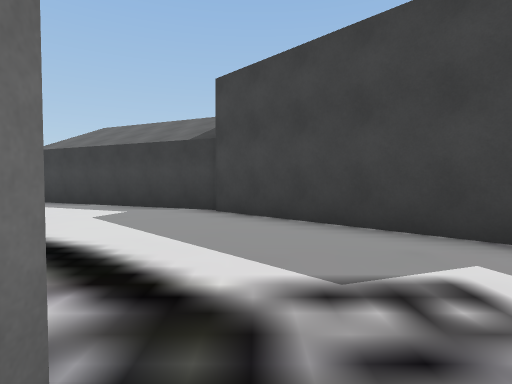
view 1 (above)

17 first-person views from a walk through a Unity game level. The camera is 1.2 m above the floor, tilts 2° down and sees 80° across. The floor is counted in squares, 2 m on a side. Each view is taken from the middle of a square. On the plan, view 1 faces up. The plan holds only what a view shows up to about 9 squares ahead; the rest is blank. The place goes on beyond the plan.

view 2
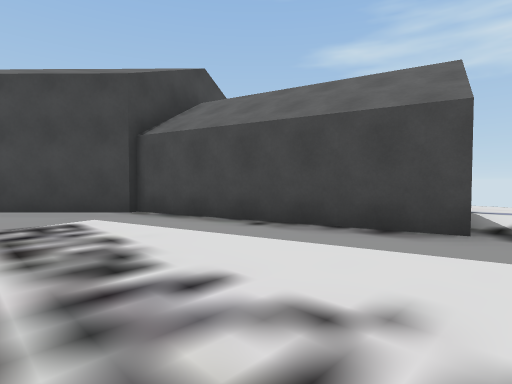

view 3
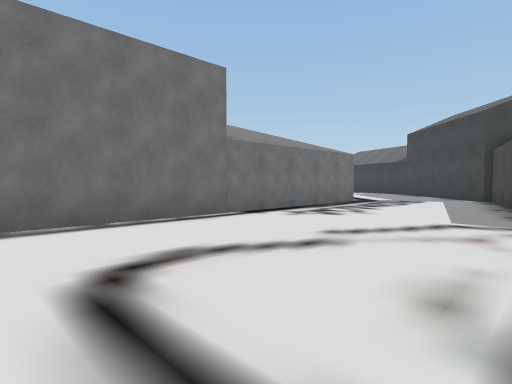

view 4
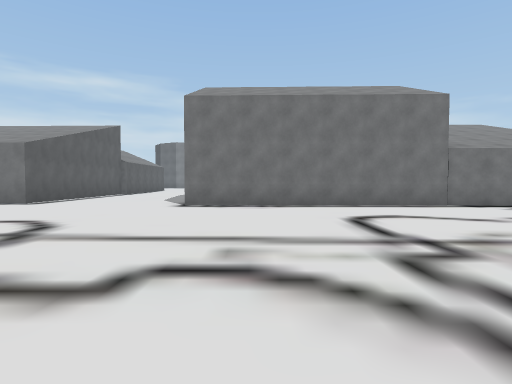

view 5
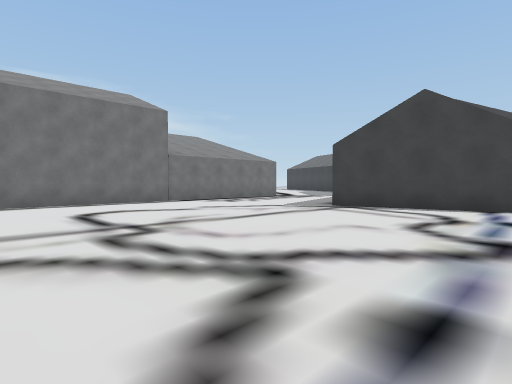

view 6
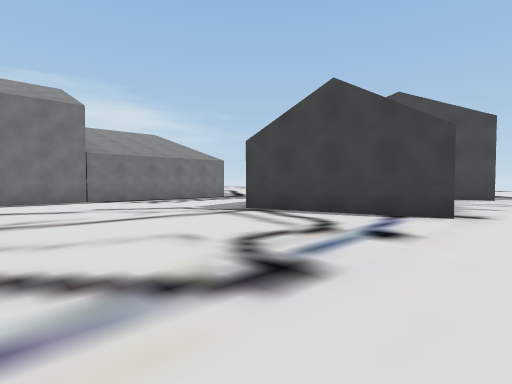

view 7
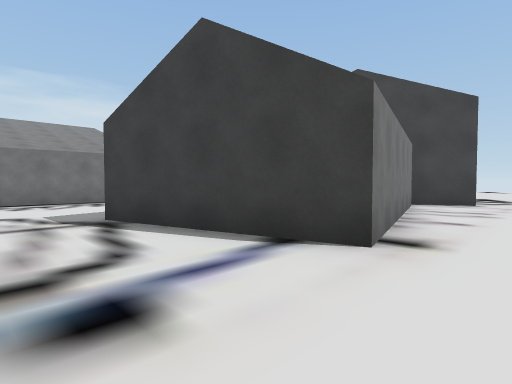

view 8
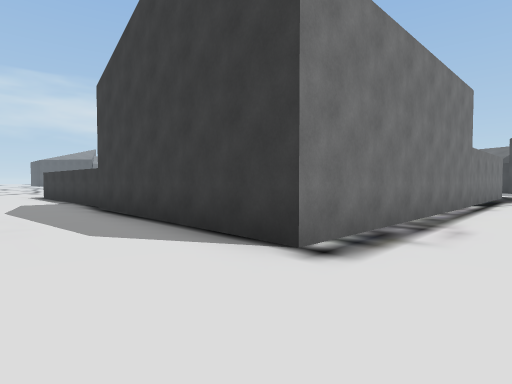

view 9
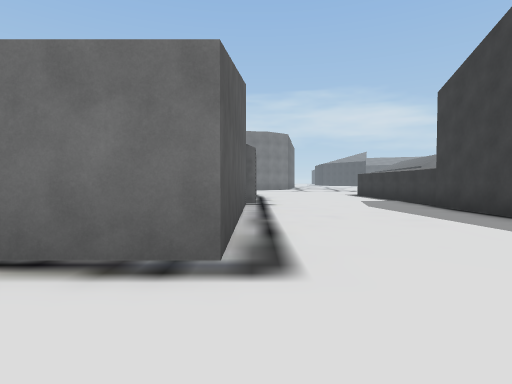

view 10
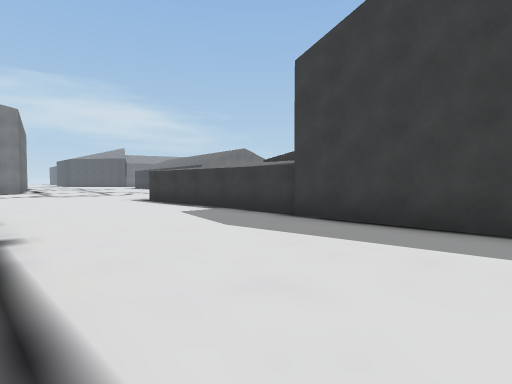

view 11
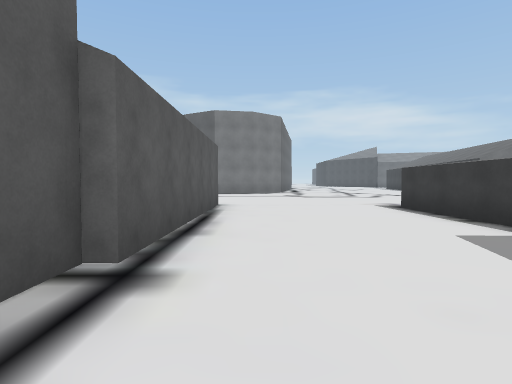

view 12
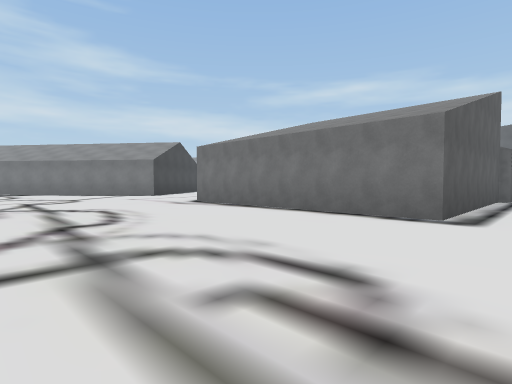

view 13
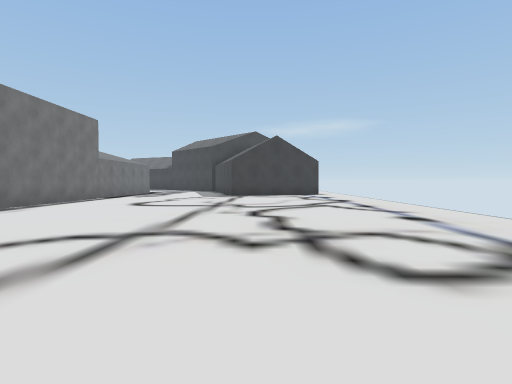

view 14
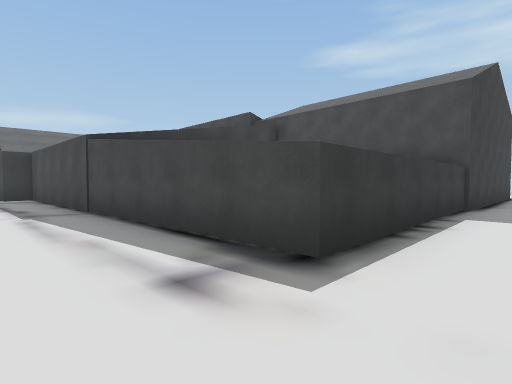

view 15
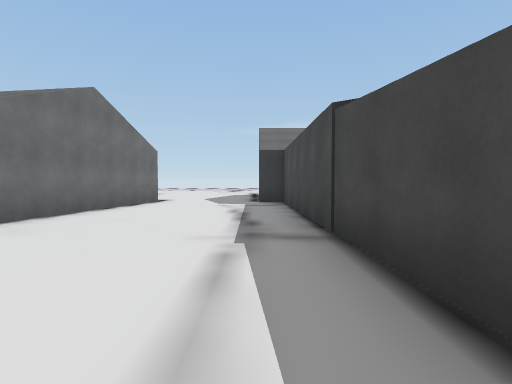

view 16
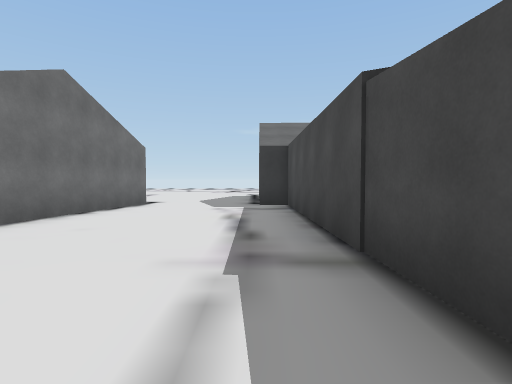

view 17
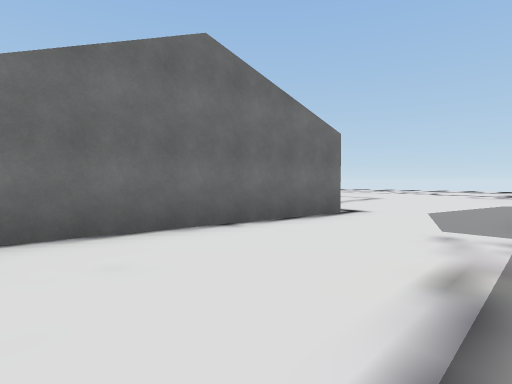

### Floor plan
Key: @ floor where view 1 was taken; # wall or solid block; . floor; H house.
Columns run from 17 left of view 1 to 9 right of it. Each row starts with its distance up from view 1.
 10            H
  9            H#
  8             .H##
  7             ...###
  6   ..         ....##
  5  ...         .....##   #H.
  4 ....          .....##  #..
  3 ....           .....#   ..
  2 ....           .....#   #.
  1  ...            #...##  #..
  0 ##..H#          #@...#  #..
 -1 #....#          #....## #..
 -2 #....#          #....H#....
 -3 #....#          #..........
 -4 #....#          H..........
 -5 #....H          #..........
 -6  ....#          #..........
 -7   ...#          #..........
 -8    ..H          #..........
 -9    ..H  HH      #..........
-10    ..HHHHHH     #..........
-11    ........................
-12    .......................
-13    ......................
-14    .....................
-15    ..###H#.............
-16                 ......
-17                 ......
-18                 ......
-19                 ......
-20                 .....
-21                 .....
-22                 .....
-23                  ....
-24                   ...
-25                    ..

Where each view was taken, in squares from view 1:
view 1: 0 up, 0 right, facing up
view 2: 3 down, 0 right, facing up-right
view 3: 8 down, 4 right, facing up-left
view 4: 9 down, 7 right, facing left
view 5: 9 down, 8 right, facing up-left
view 6: 7 down, 9 right, facing up-left
view 7: 4 down, 9 right, facing up-left
view 8: 13 down, 1 right, facing up-left
view 9: 15 down, 1 right, facing left
view 10: 15 down, 3 left, facing up-left
view 11: 14 down, 5 left, facing left
view 12: 14 down, 4 right, facing down-left
view 13: 15 down, 5 right, facing up
view 14: 12 down, 14 left, facing up-right
view 15: 9 down, 13 left, facing up
view 16: 8 down, 13 left, facing up
view 17: 5 down, 13 left, facing up-left
